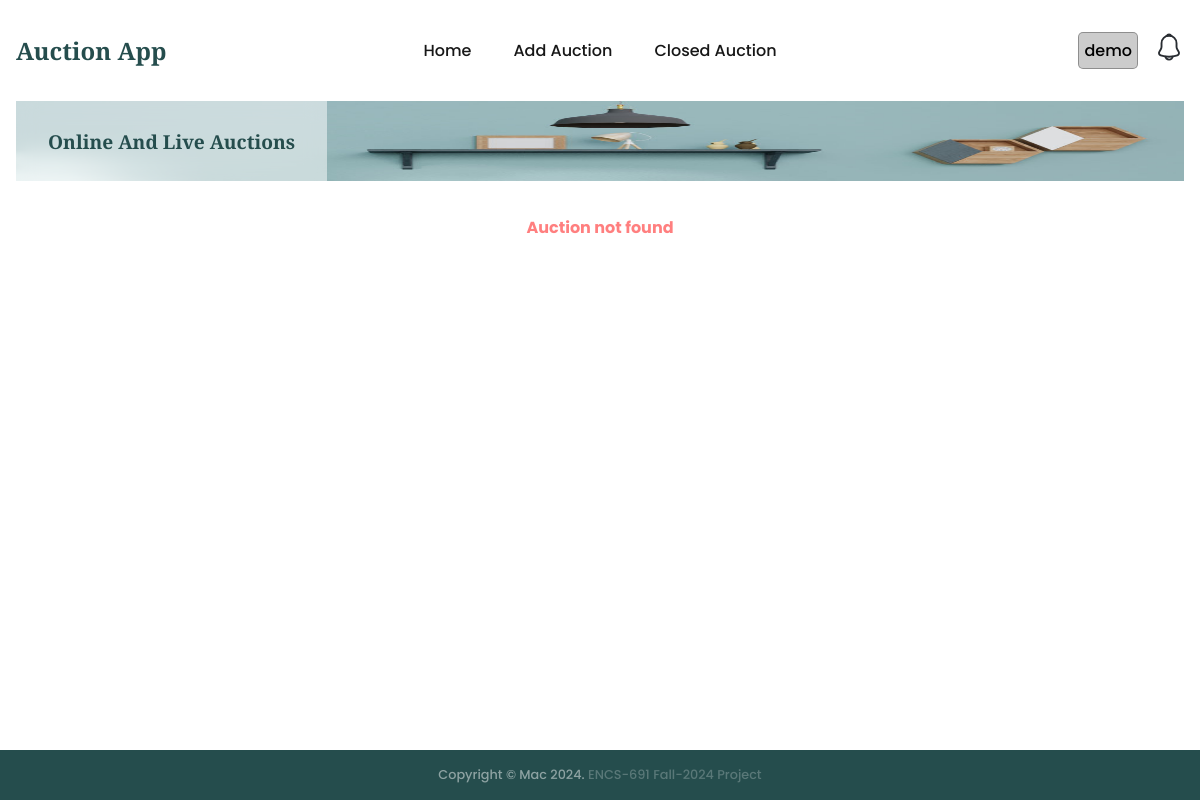
The page /auction/2/edit (signed in) on the database as committed earlier.
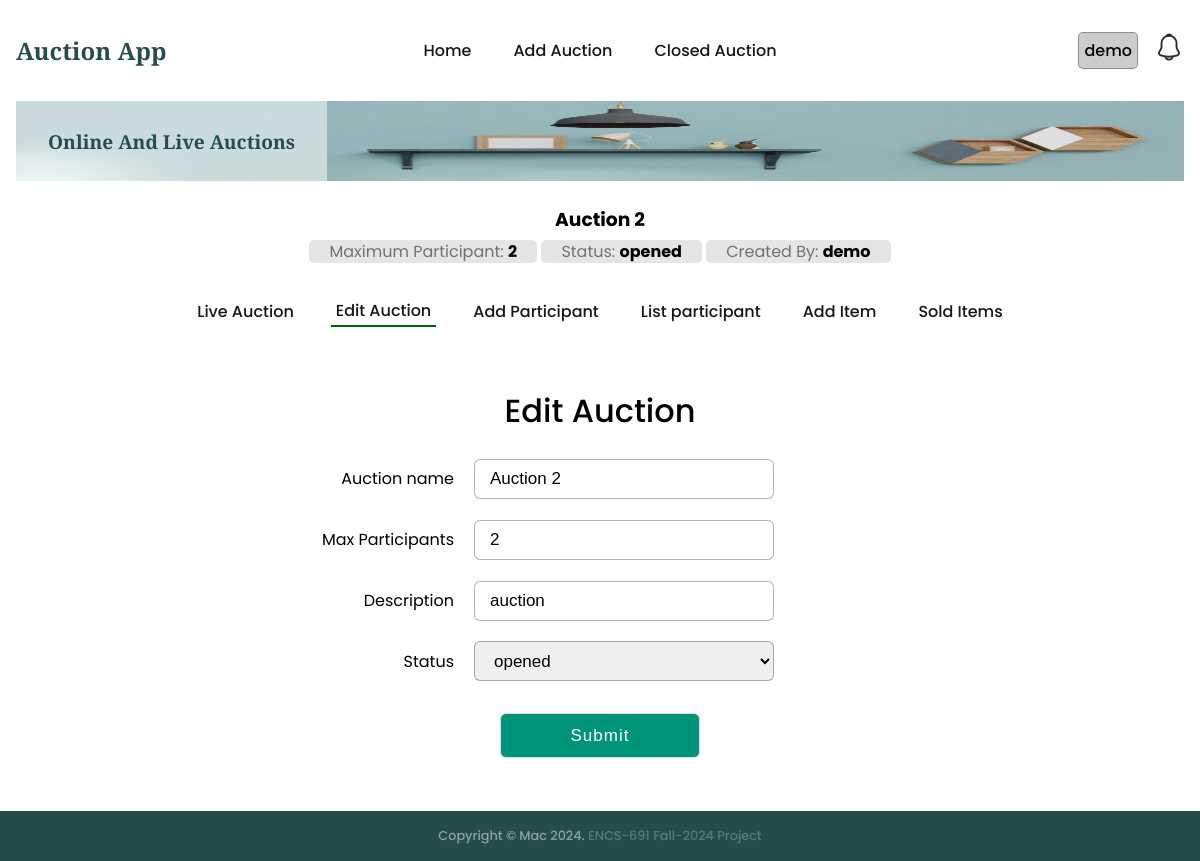
The same page on the database as committed later.
### auctions/models.py (models this page shows, shortened)
class Auction(models.Model):
    name = models.CharField(max_length=200)
    description = models.CharField(max_length=200)
    status = models.CharField(max_length=200, default='opened')
    auction1 = models.CharField(max_length=200, default='0')
    maxparticipant = models.CharField(max_length=200, default='0')
    username = models.CharField(max_length=200, default='-')
    createdat = models.DateTimeField(default=timezone.now)

### auctions/views.py (the view)
# urls.py: path('auction/<int:id>/edit', views.editAuction, name='editAuction'),
@login_required
def editAuction(req, id):
    if req.method == 'POST':
        return doEditAuction(req, id)
    auction = getRecordByPk(Auction, id)
    context = {'auction':auction, 'auctionStatus':auctionStatus}
    return render(req, 'auctions/editAuction.html', context=context)

### auctions/utils.py (called while the page is built)
def getRecordByPk(model, id):
    try:
        record = model.objects.get(pk=id)
    except (KeyError, model.DoesNotExist):
        logging.error('getRecordByPk: model does not exist')
        return None
    else:
        return record

### templates/auctions/editAuction.html (shortened to what this page needs)
{% extends "auctions/auctionBase.html" %}
{% block auction_content %}
<div class="addContact container_main">
  <div class="registration form">
    <header>Edit Auction</header>
    <form action="{% url 'auctions:editAuction' auction.id %}" method="post" enctype="multipart/form-data">
      <div class="edit-auction-flex">
          <label for="name" class="auction-flex-item">Auction name</label>
          <input class="auction-flex-item_" type="text" required name="name" value="{{auction.name}}">
          <label class="auction-flex-item" for="maxparticipant">Max Participants</label>
          <input class="auction-flex-item_" type="number" required name="maxparticipant" value="{{auction.maxparticipant}}">
          <label class="auction-flex-item" for="description">Description</label>
          <input class="auction-flex-item_" type="text" required name="description" value="{{auction.description}}">
        {% if auctionStatus %}
          <label class="auction-flex-item" for="status">Status</label>
          <select class="auction-flex-item_" name="status" id="status">
            {% for status in auctionStatus %}
              {% if auction.status == status %}
                <option value="{{status}}" selected>{{status}}</option>
              {% else %}
                <option value="{{status}}">{{status}}</option>
              {% endif %}
            {% endfor %}
          </select>
        {% endif %}
      </div>
      <button type="submit" class="button">Submit</button>
    </form>
  </div>
</div>
{% endblock %}

### templates/auctions/auctionBase.html
{% extends "base.html" %}
{% block content %}
<section class="section__container product__container" id="product">
    {% if auction %}
    <div class="auctionbase__header">
        <a href="{% url 'auctions:auctionIndex' auction.id %}">
            <h3>{{auction.name}}</h3>
            <span>Maximum Participant: <strong>{{auction.maxparticipant}}</strong></span>
            <span>Status: <strong>{{auction.status}}</strong></span>
            <span>Created By: <strong>{{auction.username}}</strong></span>
        </a>
    </div>
    <nav>
        <ul class="nav__links auction__nav__links" id="nav-links">
                {% with current_url=request.get_full_path %}
                    {% url 'auctions:auctionIndex' auction.id as url %}
                    <li class="{% if current_url == url %} active-menu {%endif%}">
                        <a href="{{ url }}">Live Auction</a>
                    </li>
                    {% url 'auctions:editAuction' auction.id as url %}
                    <li class="{% if current_url == url %} active-menu {%endif%}">
                        <a href="{{ url }}">Edit Auction</a>
                    </li>
                    {% url 'auctions:addParticipant' auction.id as url %}
                    <li class="{% if current_url == url %} active-menu {%endif%}">
                        <a href="{{ url }}">Add Participant</a>
                    </li>
                    {% url 'auctions:listParticipant' auction.id as url %}
                    <li class="{% if current_url == url %} active-menu {%endif%}">
                        <a href="{{ url }}">List participant</a>
                    </li>
                    {% url 'auctions:addItem' auction.id as url%}
                    <li class="{% if current_url == url %} active-menu {%endif%}">
                        <a href="{{ url }}">Add Item</a>
                    </li>
                    {% url 'auctions:getSoldItems' auction.id as url %}
                    <li class="{% if current_url == url %} active-menu {%endif%}">
                        <a href="{{ url }}">Sold Items</a>
                    </li>
                {% endwith %}
        </ul>
    </nav>
    {% include "auctions/message.html" %}
    {% block auction_content %}{% endblock %}
    {% else %}
        <div class="auction-notice">Auction not found</div>
    {% endif %}
</section>
{% endblock %}

Rows that differ between the two databases and show on the page:
added Auction: name "Auction 2", maxparticipant "2", status "opened", username "demo", description "auction"
Other text that changed with them:
text no longer shown: "Auction not found"
text now shown: "Maximum Participant: Status: Created By: Live Auction Edit Auction Add Participant List participant Add Item Sold Items Edit Auction Auction name Max Participants Description Status Submit"
